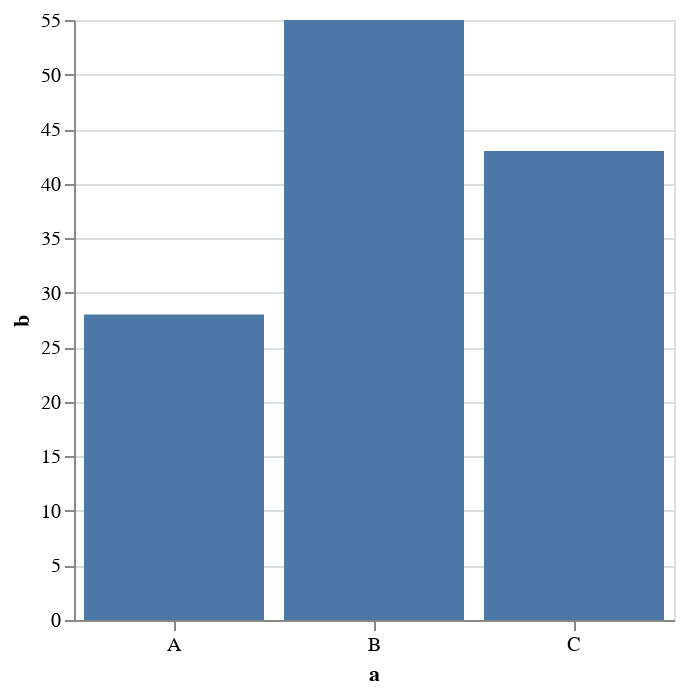

Notebook code for this chart:
### Markdown cell above
## Show me a chart

For our first example, it turns out that, if you feed Jupyter the right mime-type... it'll treat your JSON as a chart. So from totally first princples, here's how one could plot a chart in scala...

### Code cell
private val spec = """{
    "$schema": "https://vega.github.io/schema/vega-lite/v5.json",
    "description": "A simple bar chart with embedded data.",
    "data": {
      "values": [
        {"a": "A", "b": 28}, {"a": "B", "b": 55}, {"a": "C", "b": 43}
      ]
    },
    "mark": "bar",
    "encoding": {
      "x": {"field": "a", "type": "nominal", "axis": {"labelAngle": 0}},
      "y": {"field": "b", "type": "quantitative"}
    },
    "width" : 300
}
"""
kernel.publish.display(
  almond.interpreter.api.DisplayData(
        data = Map(
          "application/vnd.vega.v5+json" -> spec
        )
  )
)

### Figure 1 — Vega specification as saved in the notebook (floating-point values rounded to 4 significant figures)
{"$schema": "https://vega.github.io/schema/vega-lite/v5.json", "data": {"values": [{"a": "A", "b": 28}, {"a": "B", "b": 55}, {"a": "C", "b": 43}]}, "description": "A simple bar chart with embedded data.", "encoding": {"x": {"axis": {"labelAngle": 0}, "field": "a", "type": "nominal"}, "y": {"field": "b", "type": "quantitative"}}, "mark": "bar", "width": 300}
